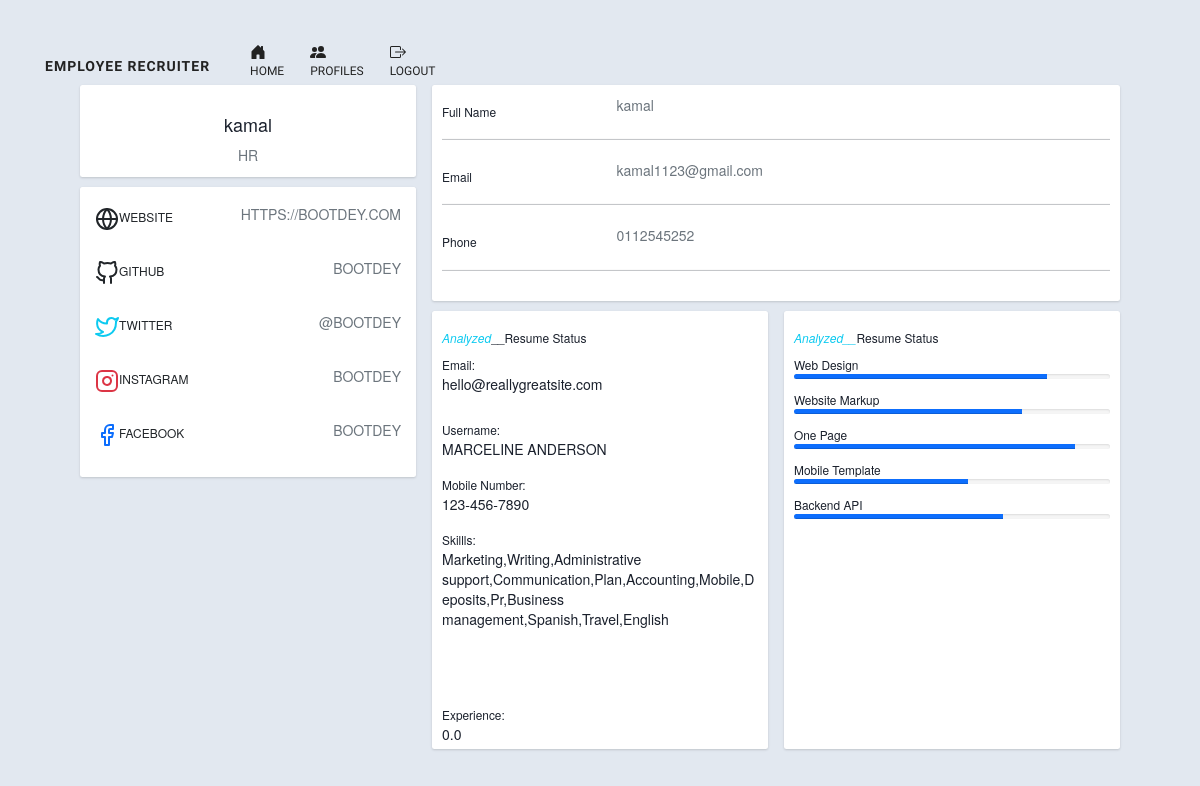
/profiles/kamal (signed in), run on an earlier commit of the app's database.
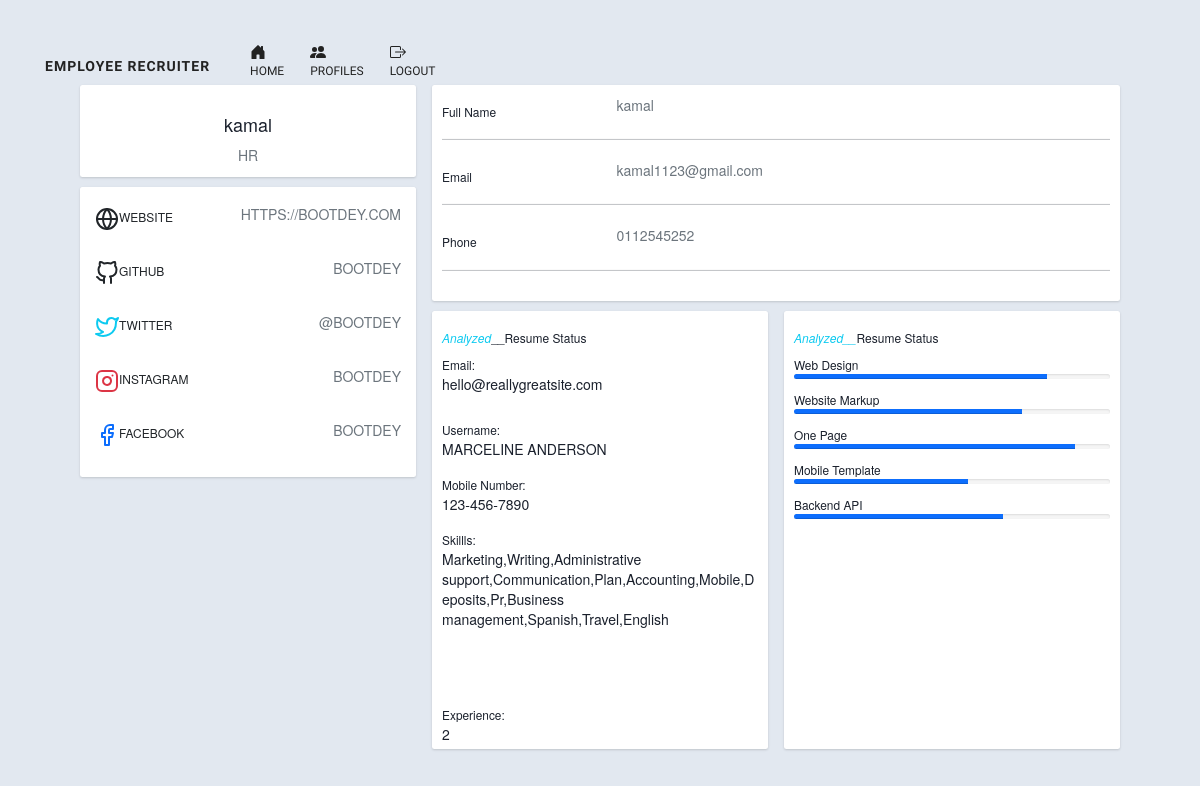
And on a later commit of the database.
### app.py (models this page shows)
class Cv(UserMixin, db.Model):
    id = db.Column(db.Integer, primary_key=True)
    username= db.Column(db.String(150),unique=True)
    cvemail = db.Column(db.String(150),unique=True)
    cvname = db.Column(db.String(50),unique=True)
    phonenumber = db.Column(db.String(14),unique=True)
    skills = db.Column(db.String(),unique=True)
    degree = db.Column(db.String(),unique=True)
    experience =db.Column(db.String(),unique=True)
    file = db.Column(db.String(150),unique=True)
    predicted = db.Column(db.String(),unique=True)

### app.py (the view)
@app.route('/profiles/<username>',methods=["GET", "POST"])
@login_required
def view(username):
    user= User.query.filter_by(username=username).first()
    cuser= Cv.query.filter_by(username=username).first()
    return render_template("pdf.html",user=user,cuser=cuser)

### app.py (called while the page is built)
@login_manager.user_loader
def load_user(user_id):
    return User.query.get(int(user_id))

### templates/pdf.html (shortened to what the changed rows need)
{% extends "base.html" %}
{% block content %}
  <link rel="stylesheet" href="http://maxcdn.bootstrapcdn.com/bootstrap/3.3.6/css/bootstrap.min.css">
<div class="container">
  <div class="main-body">
        <div class="row gutters-sm">
          <div class="col-md-4 mb-3">
            <div class="card">
              <div class="card-body">
                <div class="d-flex flex-column align-items-center text-center">
                  <div class="mt-3">
                    <h4>{{user.username}}</h4>
                    <p class="text-secondary mb-1">{{cuser.predicted}}</p>
                  </div>
                </div>
              </div>
            </div>
          </div>
          <div class="col-md-8">
            <div class="row gutters-sm">
              <div class="col-sm-6 mb-3">
                <div class="card h-100">
                  <div class="card-body">
                    <h6 class="d-flex align-items-center mb-3"><i class="material-icons text-info mr-2">Analyzed</i>__Resume Status</h6>
                    <small>Email:</small>
                    <div class="mb-0" style="height: 5px">
                      {{cuser.cvemail}}
                    </div>
                    <br>
                    <br>
                    <small>Username:</small>
                    <div class="mb-3" style="height: 5px">
                     {{cuser.cvname}}
                    </div>
                    <br>
                    <small>Mobile Number:</small>
                    <div class="mb-3" style="height: 5px">
                      {{cuser.phonenumber}}
                    </div>
                    <br>
                    <small>Skillls:</small>
                    <div class="mb-3" style="height: 5px">
                      {{cuser.skills}}
                    </div>
                    <br>
                    <br>
                    <br>
                    <br>
                    <br>
                    <br>
                    <br>
                    <small>Experience:</small>
                    <div class="mb-3" style="height: 5px">
                      {{cuser.experience}}
                    </div>
                  </div>
                </div>
              </div>
            </div>
          </div>
        </div>
      </div>
  </div>
{% endblock %}

What changed in the data, as far as the page shows it:
changed Cv "HR": experience "0.0" → "2"
